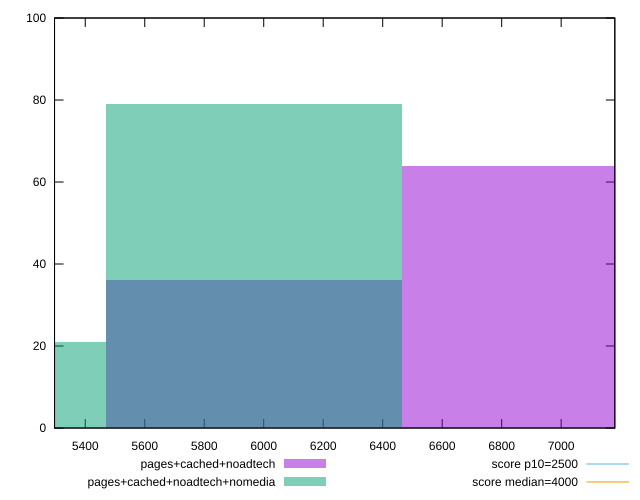

gnuplot code for this plot:
reset

$pagesCachedNoadtech <<EOF
5967.30694836405 36
6961.858106424725 64
EOF

$pagesCachedNoadtechNomedia <<EOF
5967.30694836405 79
4972.755790303375 21
EOF

set key outside below
set boxwidth 994.551158060675
set xrange [5296.7300000000005:7180.423000000002]
set yrange [0:100]
set trange [0:100]
set style fill transparent solid 0.5 noborder

set parametric
set terminal svg size 640, 500 enhanced background rgb 'white'
set output "report_00009_2021-02-08T22-37-41.559Z/largest-contentful-paint/comparison/histogram/2_vs_3.svg"

plot $pagesCachedNoadtech title "pages+cached+noadtech" with boxes, \
     $pagesCachedNoadtechNomedia title "pages+cached+noadtech+nomedia" with boxes, \
     2500,t title "score p10=2500", \
     4000,t title "score median=4000"

reset
